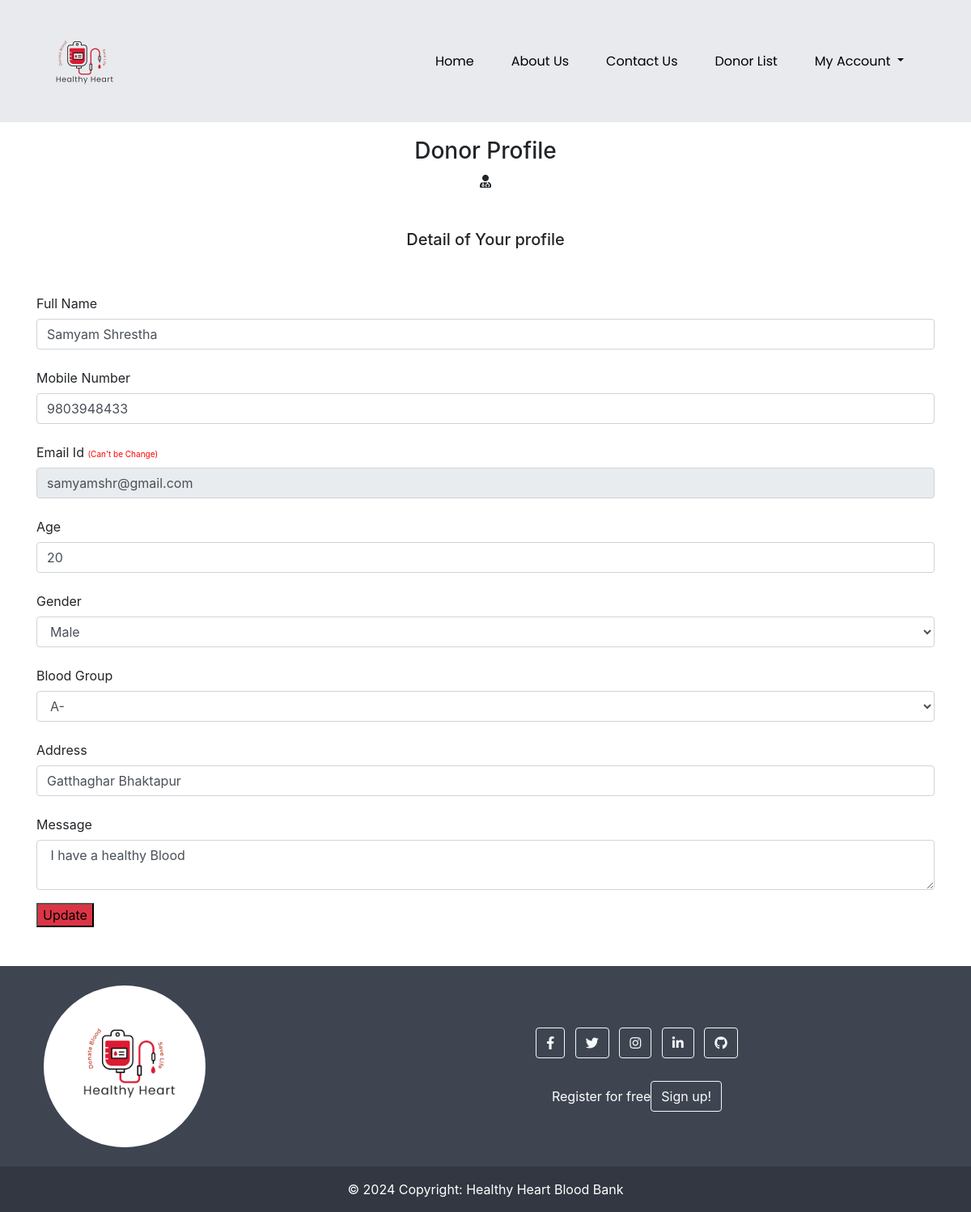
The page /Blood-Donation-bank-Management-System-main/profile.php (signed in) on the database its author committed.
### tables this page shows
CREATE TABLE `tblblooddonars` (
  `id` int(11) NOT NULL,
  `FullName` varchar(100) DEFAULT NULL,
  `MobileNumber` char(11) DEFAULT NULL,
  `EmailId` varchar(100) DEFAULT NULL,
  `Gender` varchar(20) DEFAULT NULL,
  `Age` int(11) DEFAULT NULL,
  `BloodGroup` varchar(20) DEFAULT NULL,
  `Address` varchar(255) DEFAULT NULL,
  `Message` mediumtext DEFAULT NULL,
  `PostingDate` timestamp NOT NULL DEFAULT current_timestamp(),
  `status` int(1) DEFAULT NULL,
  `Password` varchar(250) DEFAULT NULL,
  `ImagePath` varchar(255) DEFAULT NULL
);

### Blood-Donation-bank-Management-System-main/profile.php (the view, shortened to what this page needs)
<?php
include('includes/config.php');
?>
<!DOCTYPE html>
<html lang="zxx">
<head>
    <link rel="stylesheet" href="css/bootstrap.css">
    <link rel="stylesheet" href="css/style.css" type="text/css" media="all" />
    <link rel="stylesheet" href="css/fontawesome-all.css">
</head>
<body>
    <?php include('includes/header.php');?>
    <div class="w3ls-titles text-center mb-5">
        <h3 class="title">Donor Profile</h3>
        <span>
            <i class="fas fa-user-md"></i>
        </span>
    </div>
    <div class="container">
        <h5 class="title-w3 text-center mb-5">Detail of Your profile</h5>
        <form action="#" method="post" onsubmit="return validateForm();">
            <?php
            $uid = $_SESSION['bbdmsdid'];
            $sql = "SELECT * FROM tblblooddonars WHERE id=?";
            $query = $conn->prepare($sql);
            $query->bind_param('i', $uid);
            $query->execute();
            $results = $query->get_result();
            if($results->num_rows > 0) {
                while($row = $results->fetch_assoc()) {
            ?>
            <div class="form-group">
                <label for="fullname" class="col-form-label">Full Name</label>
                <input type="text" class="form-control" name="fullname" id="fullname" value="<?php  echo $row['FullName'];?>">
            </div>
            <div class="form-group">
                <label for="mobileno" class="col-form-label">Mobile Number</label>
                <input type="text" class="form-control" name="mobileno" id="mobileno" required="true" maxlength="10" pattern="[0-9]+" value="<?php  echo $row['MobileNumber'];?>">
            </div>
            <div class="form-group">
                <label for="emailid" class="col-form-label">Email Id <span style="color:red; font-size:10px;">(Can't be Change)</span></label>
                <input type="email" name="emailid" class="form-control" value="<?php  echo $row['EmailId'];?>" readonly>
            </div>
            <div class="form-group">
                <label for="age" class="col-form-label">Age</label>
                <input type="text" class="form-control" name="age" id="age" required="" value="<?php  echo $row['Age'];?>">
            </div>
            <div class="form-group">
                <label for="gender" class="col-form-label">Gender</label>
                <select required="" class="form-control" name="gender">
                    <option value="<?php  echo $row['Gender'];?>"><?php  echo $row['Gender'];?></option>
                </select>
            </div>
            <div class="form-group">
                <label for="bloodgroup" class="col-form-label">Blood Group</label>
                <select name="bloodgroup" class="form-control" required>
                    <option value="<?php echo $row['BloodGroup']; ?>"><?php echo $row['BloodGroup']; ?></option>
                </select>
            </div>
            <div class="form-group">
                <label for="address" class="col-form-label">Address</label>
                <input type="text" class="form-control" name="address" id="address" required="true" value="<?php  echo $row['Address'];?>">
            </div>
            <div class="form-group">
                <label for="message" class="col-form-label">Message</label>
                <textarea class="form-control" name="message" required><?php  echo $row['Message'];?></textarea>
            </div>
            <?php }} ?>
            <input type="submit" value="Update" name="update" class="bg-danger mb-5">
        </form>
    </div>
    <?php include('includes/footer.php');?>
</body>
</html>

### Blood-Donation-bank-Management-System-main/includes/header.php (style rules this page uses)
body, .navbar, .nav-link { font-family: 'Poppins', sans-serif; }
body { padding-top: 170px; }
:root { --gray-300: #e8eaed; }

### rows shown on the page
tblblooddonars: fullname "Samyam Shrestha", mobileno "9803948433", emailid "samyamshr@gmail.com", age "20", gender "Male", bloodgroup "A-", address "Gatthaghar Bhaktapur", message "I have a healthy Blood"
